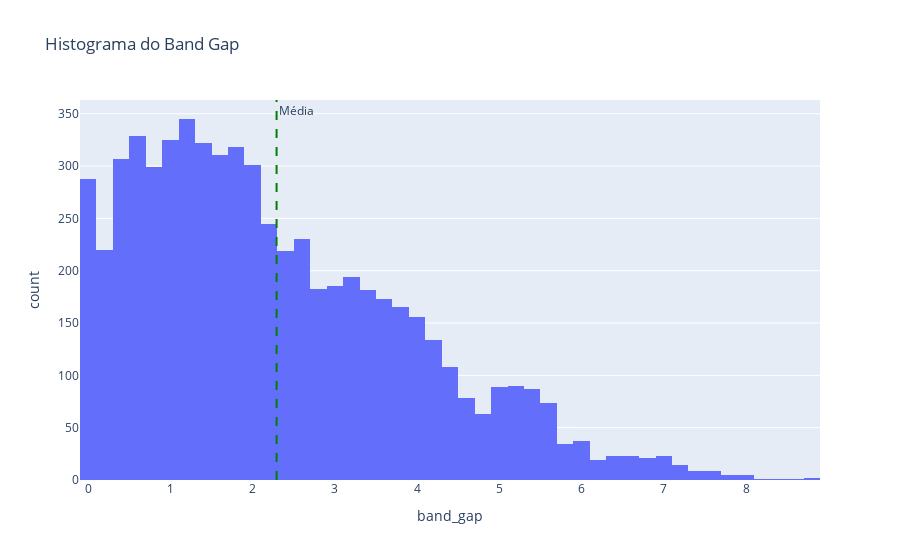

Notebook code for this chart:
### Markdown cell above
Primeiramente, é possível visualizar a distribuição do *band gap* dos materiais presentes no banco de dados. Para isso, utilizaremos um histograma, um gráfico que representa a distribuição de frequências de um conjunto de dados.

### Code cell
fig = px.histogram(df, x='band_gap', title='Histograma do Band Gap')
fig.add_vline(x=df['band_gap'].mean(), line_dash="dash", line_color="green", annotation_text="Média", annotation_position="top right")
fig.show()

### Figure 1 — Plotly figure (JSON) as saved in the notebook; plotly's stock layout.template omitted (floating-point values rounded to 4 significant figures; data arrays with more than 128 entries replaced by an {"elided": "..."} marker saying what was removed)
{"data": [{"alignmentgroup": "True", "bingroup": "x", "hovertemplate": "band_gap=%{x}<br>count=%{y}<extra></extra>", "legendgroup": "", "marker": {"color": "#636efa", "pattern": {"shape": ""}}, "name": "", "offsetgroup": "", "orientation": "v", "showlegend": false, "type": "histogram", "x": {"elided": "6247 float values"}, "xaxis": "x", "yaxis": "y"}], "layout": {"annotations": [{"showarrow": false, "text": "Média", "x": 2.291, "xanchor": "left", "xref": "x", "y": 1, "yanchor": "top", "yref": "y domain"}], "barmode": "relative", "legend": {"tracegroupgap": 0}, "shapes": [{"line": {"color": "green", "dash": "dash"}, "type": "line", "x0": 2.291, "x1": 2.291, "xref": "x", "y0": 0, "y1": 1, "yref": "y domain"}], "title": {"text": "Histograma do Band Gap"}, "xaxis": {"anchor": "y", "domain": [0, 1], "title": {"text": "band_gap"}}, "yaxis": {"anchor": "x", "domain": [0, 1], "title": {"text": "count"}}}}
